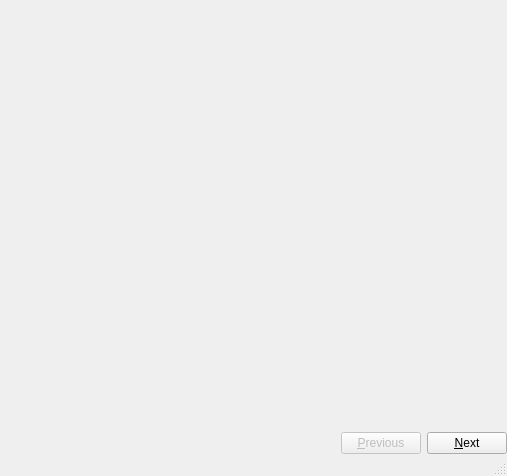
<ui version="4.0" >
 <class>MainWindow</class>
 <widget class="QMainWindow" name="MainWindow" >
  <property name="geometry" >
   <rect>
    <x>0</x>
    <y>0</y>
    <width>507</width>
    <height>476</height>
   </rect>
  </property>
  <property name="windowTitle" >
   <string>MainWindow</string>
  </property>
  <widget class="QWidget" name="centralwidget" >
   <layout class="QVBoxLayout" name="verticalLayout" >
    <property name="margin" >
     <number>0</number>
    </property>
    <item>
     <widget class="QStackedWidget" name="stackedWidget" >
      <property name="currentIndex" >
       <number>0</number>
      </property>
      <widget class="QWidget" name="page_3" >
       <layout class="QVBoxLayout" name="verticalLayout_2" >
        <item>
         <widget class="scribo::demo::shared::wizard_title_widget" native="1" name="title_0" >
          <property name="sizePolicy" >
           <sizepolicy vsizetype="Preferred" hsizetype="Preferred" >
            <horstretch>0</horstretch>
            <verstretch>0</verstretch>
           </sizepolicy>
          </property>
         </widget>
        </item>
        <item>
         <widget class="scribo::demo::shared::browse_widget" native="1" name="widget_1" >
          <property name="sizePolicy" >
           <sizepolicy vsizetype="Expanding" hsizetype="Preferred" >
            <horstretch>0</horstretch>
            <verstretch>0</verstretch>
           </sizepolicy>
          </property>
         </widget>
        </item>
       </layout>
      </widget>
      <widget class="QWidget" name="page" >
       <layout class="QVBoxLayout" name="verticalLayout_4" >
        <item>
         <widget class="scribo::demo::shared::wizard_title_widget" native="1" name="title_2" />
        </item>
        <item>
         <layout class="QGridLayout" name="gridLayout" >
          <item row="0" column="1" >
           <spacer name="verticalSpacer" >
            <property name="orientation" >
             <enum>Qt::Vertical</enum>
            </property>
            <property name="sizeHint" stdset="0" >
             <size>
              <width>20</width>
              <height>40</height>
             </size>
            </property>
           </spacer>
          </item>
          <item row="1" column="0" >
           <spacer name="horizontalSpacer_2" >
            <property name="orientation" >
             <enum>Qt::Horizontal</enum>
            </property>
            <property name="sizeHint" stdset="0" >
             <size>
              <width>40</width>
              <height>20</height>
             </size>
            </property>
           </spacer>
          </item>
          <item row="1" column="1" >
           <widget class="QGroupBox" name="groupBox" >
            <property name="title" >
             <string/>
            </property>
            <layout class="QVBoxLayout" name="verticalLayout_3" >
             <item>
              <widget class="QRadioButton" name="radioButton_4" >
               <property name="text" >
                <string>Extract all (Text, tables, images...)</string>
               </property>
              </widget>
             </item>
             <item>
              <widget class="QRadioButton" name="radioButton" >
               <property name="text" >
                <string>Find text</string>
               </property>
              </widget>
             </item>
             <item>
              <widget class="QRadioButton" name="radioButton_2" >
               <property name="text" >
                <string>Extract tables</string>
               </property>
              </widget>
             </item>
             <item>
              <widget class="QRadioButton" name="radioButton_3" >
               <property name="text" >
                <string>Detect text</string>
               </property>
              </widget>
             </item>
            </layout>
           </widget>
          </item>
          <item row="1" column="2" >
           <spacer name="horizontalSpacer_3" >
            <property name="orientation" >
             <enum>Qt::Horizontal</enum>
            </property>
            <property name="sizeHint" stdset="0" >
             <size>
              <width>40</width>
              <height>20</height>
             </size>
            </property>
           </spacer>
          </item>
          <item row="2" column="1" >
           <spacer name="verticalSpacer_2" >
            <property name="orientation" >
             <enum>Qt::Vertical</enum>
            </property>
            <property name="sizeHint" stdset="0" >
             <size>
              <width>20</width>
              <height>40</height>
             </size>
            </property>
           </spacer>
          </item>
         </layout>
        </item>
       </layout>
      </widget>
      <widget class="QWidget" name="page_2" />
     </widget>
    </item>
    <item>
     <layout class="QHBoxLayout" name="horizontalLayout" >
      <item>
       <spacer name="horizontalSpacer" >
        <property name="orientation" >
         <enum>Qt::Horizontal</enum>
        </property>
        <property name="sizeHint" stdset="0" >
         <size>
          <width>40</width>
          <height>20</height>
         </size>
        </property>
       </spacer>
      </item>
      <item>
       <widget class="QPushButton" name="prevBtn" >
        <property name="enabled" >
         <bool>false</bool>
        </property>
        <property name="text" >
         <string>&amp;Previous</string>
        </property>
       </widget>
      </item>
      <item>
       <widget class="QPushButton" name="nextBtn" >
        <property name="text" >
         <string>&amp;Next</string>
        </property>
       </widget>
      </item>
     </layout>
    </item>
   </layout>
  </widget>
  <widget class="QMenuBar" name="menubar" >
   <property name="geometry" >
    <rect>
     <x>0</x>
     <y>0</y>
     <width>507</width>
     <height>31</height>
    </rect>
   </property>
  </widget>
  <widget class="QStatusBar" name="statusbar" />
 </widget>
 <customwidgets>
  <customwidget>
   <class>scribo::demo::shared::wizard_title_widget</class>
   <extends>QWidget</extends>
   <header location="global" >shared/src/wizard_title_widget.hh</header>
   <container>1</container>
  </customwidget>
  <customwidget>
   <class>scribo::demo::shared::browse_widget</class>
   <extends>QWidget</extends>
   <header location="global" >shared/src/browse_widget.hh</header>
   <container>1</container>
  </customwidget>
 </customwidgets>
 <resources/>
 <connections/>
</ui>
